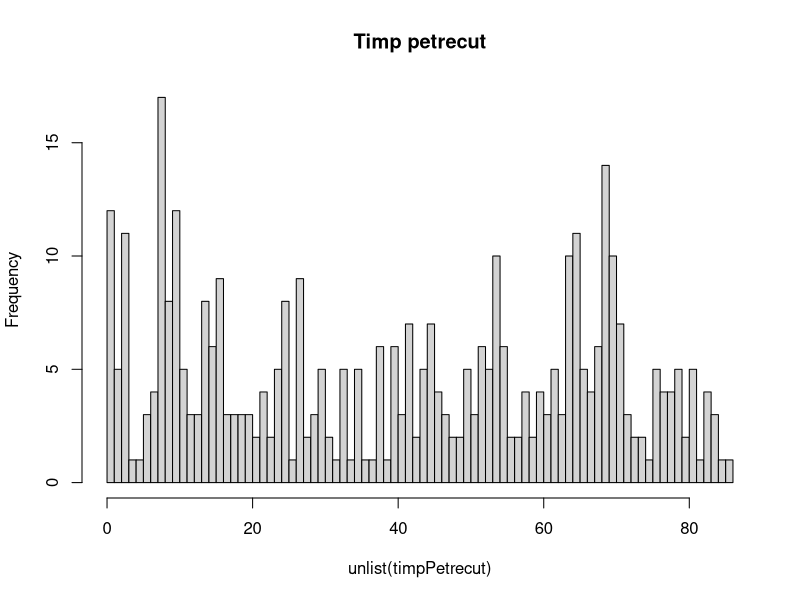
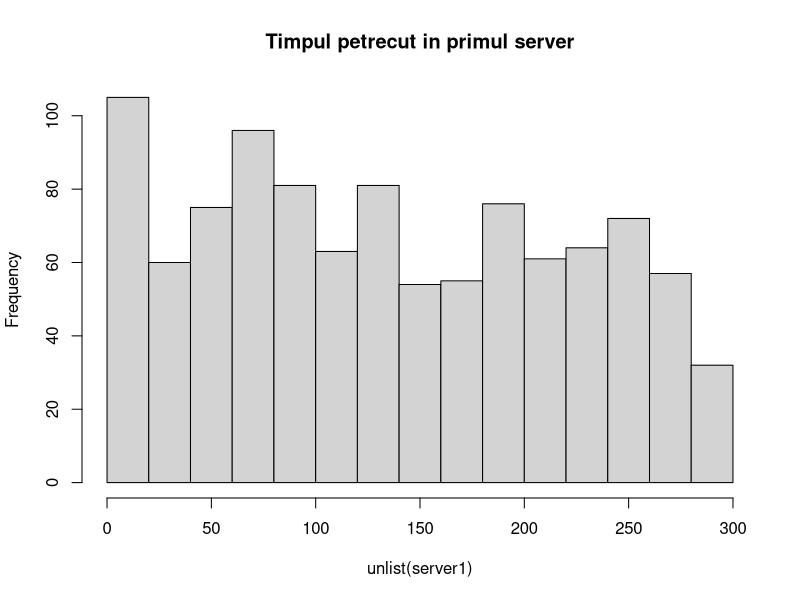
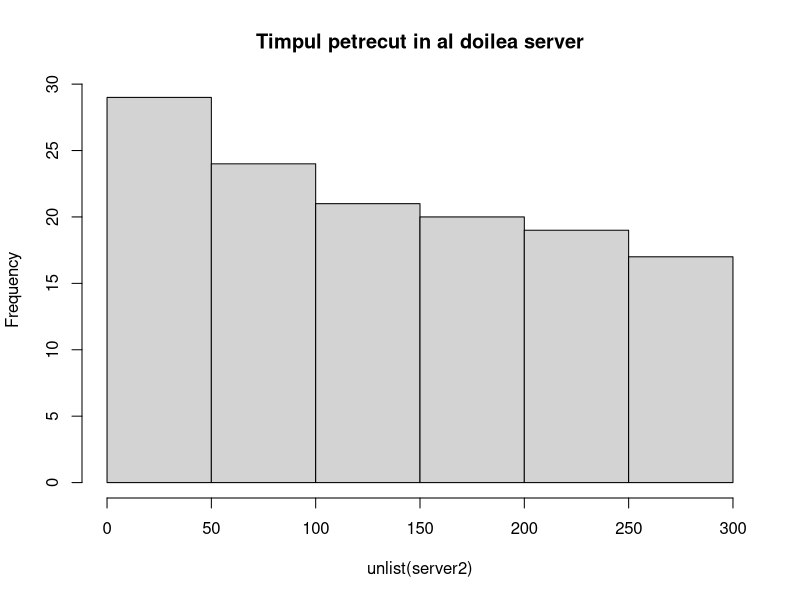

These figures' R source, in order:

#Pintilie Bogdan-Ioan, Proiect Tehnici de simulare
#Simularea activitatii unei spalatorii cu auto-servire pentru masini




#Generare lambda t in functie de valoarea lui t
genLambdaT <- function(t) {
  
  if(t >= 0 && t <= 2)
    return (3)
  if(t < 6) 
    return (tan(0.2*t) + sin(2*(t^2))^2 + 4)
  if(t <= 9)
    return (7)
  
  if(t <= 12)
    return (t + 1)
  
  return (t)
}

# Generare variabila TS
genTs <- function(s) {
  t <- s
  u1 <- runif(1, 0, 1)
  u <- runif(1,0, 1.2)
  lambdaT <- genLambdaT(t)
  lambda <- round(lambdaT)
  print(lambda)
  
  while(u < lambdaT/lambda) {
    u1 <- runif(1, 0, 1)
    u <- runif(1, 0, 1.2)
    
    t <- t-(1/lambda) * log(u1)
    
  }
  return(t)
}

#   definire functia de repartitie G1(x) pentru Y1, Y1 fiind timpult de 
# servire la serverul 1 
g1 <- function(x){
  if(x < 3)
    return (0)
  
  if(x >=3 && x < 7)
    return (0.2)
  
  if(x >=7 && x < 9)
    return (0.4)
  
  return(1)
}

x <- genTs(2)
print(x)
#Generare Y1
genY1 <- function() {
  
  x <- runif(1, 0, 12)
  
  return (g1(x))
}


# definire Y2(timpul de servire la serverul 2)
pois <- function(x) {
  
  i <- 0
  P <- 1
  while(P < exp(-x)) {
    U <- runif(0, 1)
    i <- i + 1
    P <- P * U
  }
  X <- i - 1
  return (X)
  
}

norm <- function(x, ab_med) {
 
  return (0)
    
}

genY2 <- function() {
  
  x2 <- pois(5)
  x3 <- norm(4, 0.8)
  
  if(3 > x2 && 3 > x3)
    return(3)
  
  if(x2 > 3 && x2 > x3)
    return(x2)
  
  return(x3)
}


main <- function() {
  
  # Initializare Variabile 
  T <- 0 # variabila de timp
  SS <- c(0, 0, 0) # sistem sub forma de (n, i1, i2), unde:
                                        # n - nr de clienti din sistem
                                        # i1 - clientul curent la serverul 1
                                        # i2 - clientul curent la serverul 2
  TA <- genTs(0) # timpul la care va sosi urmatorul client
  T1 <- Inf # timpul la care clientul iese din primul server
  T2 <- Inf # timpul la care clientul paraseste cel de al 2-lea server
  Na <- 0 # nr de clienti total la un mom dat
  C1 <- 0 # nr total de clienti serviti de serverul 1
  C2 <- 0 # nr total de clienti serviti de al 2-lea server
  A <- list()# lista cu timpii la care sosesc clientii 
  D <- list() # lista cu timpii la care clientii parasesc sistemul
  
  nrOrd <- 0 # numarul de ordine din sistem
  server1 <- list() # se salveaza pentru fiecare client, timpul de servire pentru serverul 1 
  server2 <- list()  #se salveaza pentru fiecare client, timpul de servire in cadrul celui de al doilea server
  clientiPierduti <- 0 # nr de clienti pierduti cand coada este plina
  profitZilnic <- 0
  incasari <- 0 # pt timp 0-3, se plateste 10, 3-6, 5, si pentru mai mare de 6, se plateste 3
  
  while(T < 400) { 
    
    # Primul caz: cand soseste clientul verificam daca poate fi servit imediat
    # sau daca intra in coada de asteptare
    if(TA == min(TA, T1, T2)) {
        T = TA
        Na = Na + 1
        TA = genTs(T)
        
        A[Na] = T
        
        if(SS[1] <= 1) {  # un singur client in sistem
          
          # verific dc sistemul este gol, i.e. nici un client in sistem
          if(SS[1] == 0 & SS[2] == 0 & SS[3] == 0 ){
            # adaugam clientul direct in sistem, pe prima pozitie
            SS[1] = 1
            SS[2] = Na
            Y1 = genY1()
            T1 = T + Y1
          }else if(SS[1]== 1 & SS[2] != 0 & SS[3] == 0) { # serverul 1 ocupat
            # intra clinetul in serverul 2, cel modern, care are un timp putin mai scurt,
            # cu 20%
            SS[1] = 2
            SS[3] = Na
            Y2 = genY2()
            T2 = (T + Y2)
            
          }else if(SS[1] == 1 & SS[2] == 0 && SS[3] != 0){ # serverul 2 ocupat
            SS[1] = 2
            SS[2] = Na
            Y1 = genY1()
            T1 = T + Y1
          }
         
        } else # Mai multi clienti in sistem
          {
            
              SS[1] = SS[1] + 1
            
            
          }
    
    }
    
    # Caz 2: Serverul 1 se elibereaza inainte de sosirea unui nou client
    if(T1 < TA & T1 <= T2){
      T = T1
      C1 = C1 + 1
      D[SS[2]] = T
      server1 = c(server1, T-unlist(A[SS[2]])) # adaugam timpul in care clientul
                      # n a stat in serverul 1
      
      if(SS[1] == 1) # avem doar un client in sistem 
      {
        SS[1] = 0
        SS[2] = 0
        SS[3] = 0
        T1 = Inf
      } else if(SS[1] == 2){ #In sistem sunt 2 clienti
        SS[1] = 1
        SS[2] = SS[2] - 1
        
        T1 = Inf
        
      } else if(SS[1] > 2){# In sistem sunt cel putin 3 clienti
         
            nrOrd = max(SS[2], SS[3]) # nrOrd  + 1 reprezinta numarul de ordine pt client nou
            SS[1] = SS[1] - 1
            SS[2] = nrOrd + 1
            Y1 = genY1()
            T1 = T + Y1
            
        
        
      }  
      
    }
    
    # Caz 3. Server 2 liber inaintea serverului 1
    if(T2 < TA && T2 < T1) {
      T = T2 
      C2 = C2 + T
      D[SS[3]] = T
      server2 = c(server2, T-unlist(A[SS[3]])) # adaugam timpul in care clientul
                                               # n a stat in serverul 2
      
      if(SS[1] == 1) # Doar un client in sistem
      {
        SS[1] = 0
        SS[2] = 0
        SS[3] = 0
        T2 = Inf
      }else if(SS[1] == 2){ # In sistem sunt 2 clienti
        SS[1] = 1
        SS[3] = 0
        T2 = Inf
        
      }else if(SS[1] > 2) {# Daca in sistem exista mai mult de 2 clienti 
        nrOrd = max(SS[2], SS[3]) 
        SS[1] = SS[1] - 1
        SS[3] = nrOrd + 1
        Y2 = genY2()
        T2 = T + Y2
        
        
      }
        
      
    }
  
  }
  
  totalC <- min(length(A), length(D))
  
  timpPetrecut <- list()
  # se calculeaza timpul prntru fiecare cleint in sistem si salvam in lista definita mai sus
  
  for(i in seq(1, 400)) {
    timpPetrecut <- c(timpPetrecut,unlist(D[i]) - unlist(A[i]))
   
 
    if(timpPetrecut[length(timpPetrecut)] <= 3){
      incasari = incasari + 10
      
    }else if(timpPetrecut[length(timpPetrecut)] <= 6){
      incasari = incasari + 5
    }else {
      incasari = incasari + 3
    }
    
  }
  cheltuieli = totalC * 0.6
  cat("\nIncasari: ", incasari, "\n")
    
  cat("Total clienti: ", totalC, "\n")
  hist(unlist(timpPetrecut), breaks = 100, main="Timp petrecut")
  cat("timp Maxim petrecut in sistem=", max(unlist(timpPetrecut)), "\n")
  cat("timp minim petrecut in sistem=", min(unlist(timpPetrecut)), "\n")
  cat("media timpului petrecut in sistem=", mean(unlist(timpPetrecut)), "\n")
  
  hist(unlist(server1), main="Timpul petrecut in primul server")
  hist(unlist(server2), main="Timpul petrecut in al doilea server")
  
  cat("Numarul mediu de clienti serviti de primul server: ",
      length(server1)/totalC, "\n")
  
  cat("NUmarul mediu de cleinti serviti de al doilea server: ",
      length(server2)/totalC, "\n")
  
  cat("Clineti Pierduti intr-o zi", clientiPierduti, "\n")
  profitZilnic= incasari - cheltuieli
  cat("Profit zilnic : ", profitZilnic, "\n")
  
  
}

main()



  